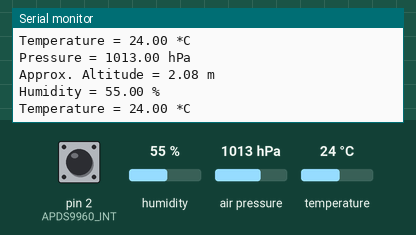
Recording of a sketch running on a simulated Arduino Uno, built with avr-gcc and run on an emulated ATmega328P. Parts: the last lines printed to the serial monitor. The test bench sets the inputs (shaded band); at power-on: air pressure 1013 hPa, humidity 55 %, pin 2 (APDS9960_INT) HIGH, temperature 24 °C.

Above: at 1.3 s.
1.4 s: air pressure set to 952 hPa
At 2.4 s:
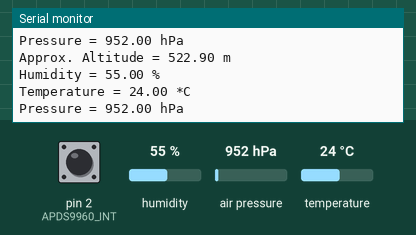
4.4 s: air pressure set to 1000 hPa
At 4.9 s:
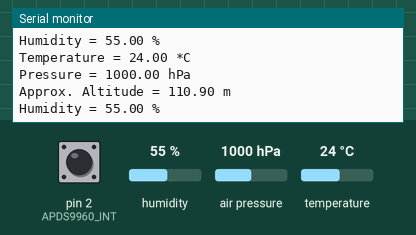
7.4 s: air pressure set to 975 hPa
At 8.2 s:
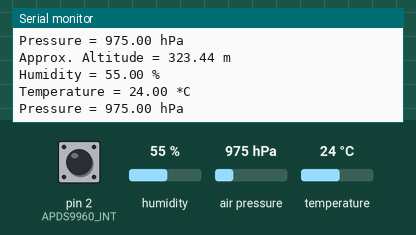
10.4 s: humidity set to 22 %
At 11.1 s:
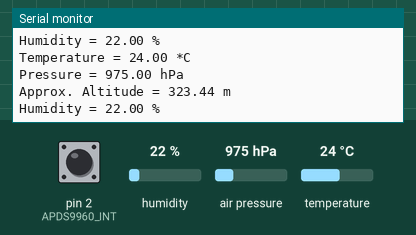
13.4 s: air pressure set to 1025 hPa
At 13.9 s:
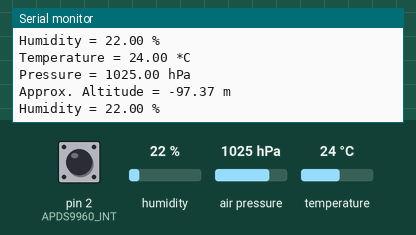
16.4 s: air pressure set to 1048 hPa
At 17.2 s:
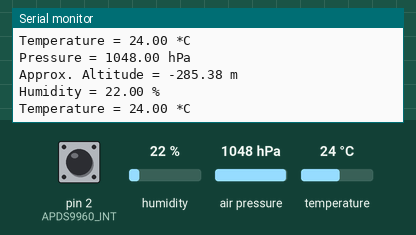
Timing chart, 0 to 19.4 s (numbered marks = the images above; inputs shaded):
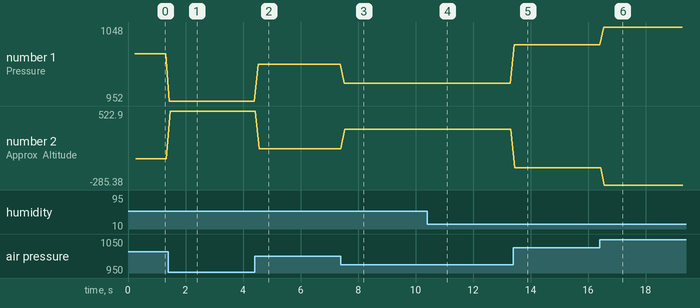

The sketch:

SparkFun_Gesture_BME280-Temp_sensor.ino
```cpp
#include <Wire.h>
#include <SPI.h>
#include <Adafruit_Sensor.h>
#include <Adafruit_BME280.h>

#define BME_SCK 13
#define BME_MISO 12
#define BME_MOSI 11
#define BME_CS 10

#define SEALEVELPRESSURE_HPA (1013.25)

Adafruit_BME280 bme; // I2C
//Adafruit_BME280 bme(BME_CS); // hardware SPI
//Adafruit_BME280 bme(BME_CS, BME_MOSI, BME_MISO, BME_SCK); // software SPI

unsigned long delayTime;

#include <Wire.h>
#include <SparkFun_APDS9960.h>

// Pins
#define APDS9960_INT    2 // Needs to be an interrupt pin

// Constants

// Global Variables
SparkFun_APDS9960 apds = SparkFun_APDS9960();
int isr_flag = 0;


void setup() {

  // Set interrupt pin as input
  pinMode(APDS9960_INT, INPUT);

  // Initialize Serial port
  Serial.begin(9600);
  Serial.println();
  Serial.println(F("--------------------------------"));
  Serial.println(F("SparkFun APDS-9960 - GestureTest"));
  Serial.println(F("--------------------------------"));

  // Initialize interrupt service routine
  attachInterrupt(0, interruptRoutine, FALLING);

  // Initialize APDS-9960 (configure I2C and initial values)
  if ( apds.init() ) {
    Serial.println(F("APDS-9960 initialization complete"));
  } else {
    Serial.println(F("Something went wrong during APDS-9960 init!"));
  }

  // Start running the APDS-9960 gesture sensor engine
  if ( apds.enableGestureSensor(true) ) {
    Serial.println(F("Gesture sensor is now running"));
  } else {
    Serial.println(F("Something went wrong during gesture sensor init!"));
  }

    //Serial.begin(9600);
    Serial.println(F("BME280 test"));

    bool status;

    // default settings
    // (you can also pass in a Wire library object like &Wire2)
    status = bme.begin();
    if (!status) {
        Serial.println("Could not find a valid BME280 sensor, check wiring!");
        while (1);
    }

    Serial.println("-- Default Test --");
    delayTime = 100;

    Serial.println();


}


void loop() {
    printValues();
    delay(delayTime);

    handleGesture();

    if( isr_flag == 1 ) {
    detachInterrupt(0);
    handleGesture();
    isr_flag = 0;

    attachInterrupt(0, interruptRoutine, FALLING);

  }
}


void printValues() {
    Serial.print("Temperature = ");
    Serial.print(bme.readTemperature());
    Serial.println(" *C");

    Serial.print("Pressure = ");

    Serial.print(bme.readPressure() / 100.0F);
    Serial.println(" hPa");

    Serial.print("Approx. Altitude = ");
    Serial.print(bme.readAltitude(SEALEVELPRESSURE_HPA));
    Serial.println(" m");

    Serial.print("Humidity = ");
    Serial.print(bme.readHumidity());
    Serial.println(" %");

    Serial.println();
}

void interruptRoutine() {
  isr_flag = 1;
}

void handleGesture() {
    if ( apds.isGestureAvailable() ) {
    switch ( apds.readGesture() ) {
      case DIR_UP:
        Serial.println("UP");
        break;
      case DIR_DOWN:
        Serial.println("DOWN");
        break;
      case DIR_LEFT:
        Serial.println("LEFT");
        break;
      case DIR_RIGHT:
        Serial.println("RIGHT");
        break;
      case DIR_NEAR:
        Serial.println("NEAR");
        break;
      case DIR_FAR:
        Serial.println("FAR");
        break;
      default:
        Serial.println("NONE");
    }
  }
}
```

Measured:
- after the input at 1.4 s, the serial monitor: prints a new line at once (image 1)
- after the input at 4.4 s, the serial monitor: prints a new line after 0.13 s (image 2)
- after the input at 7.4 s, the serial monitor: prints a new line after 0.11 s (image 3)
- after the input at 10.4 s, the serial monitor: prints a new line after 0.12 s (image 4)
- after the input at 13.4 s, the serial monitor: prints a new line at once (image 5)
- after the input at 16.4 s, the serial monitor: prints a new line after 0.14 s (image 6)
- plotted number 1: 1013 → 952 after the input at 1.4 s, 952 → 1000 after the input at 4.4 s, 1000 → 975 after the input at 7.4 s, 975 → 1025 after the input at 13.4 s, 1025 → 1048 after the input at 16.4 s
- plotted number 2: 2.08 → 522.9 after the input at 1.4 s, 522.9 → 110.9 after the input at 4.4 s, 110.9 → 323.44 after the input at 7.4 s, 323.44 → -97.37 after the input at 13.4 s, -97.37 → -285.38 after the input at 16.4 s
